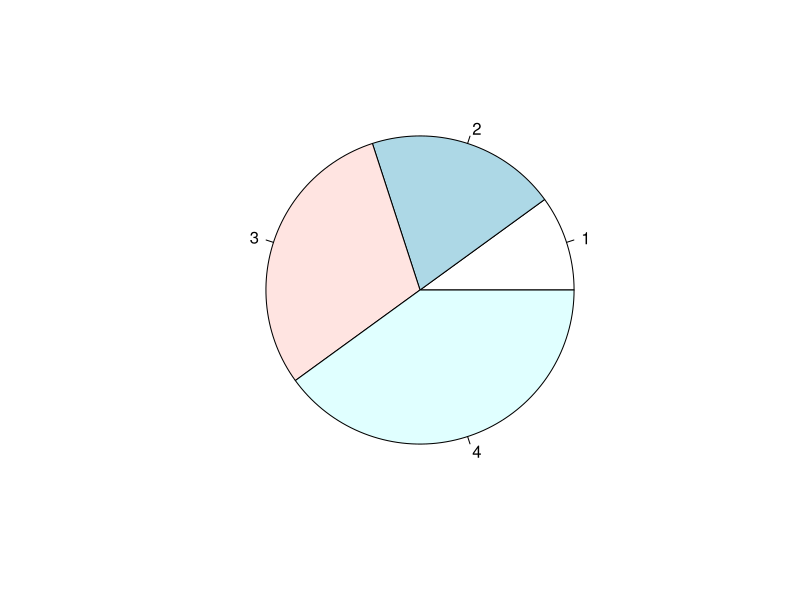
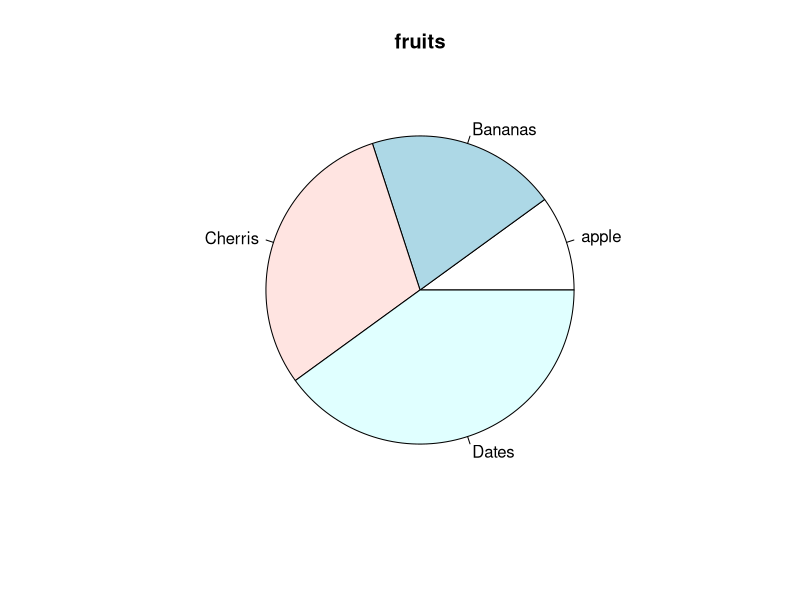
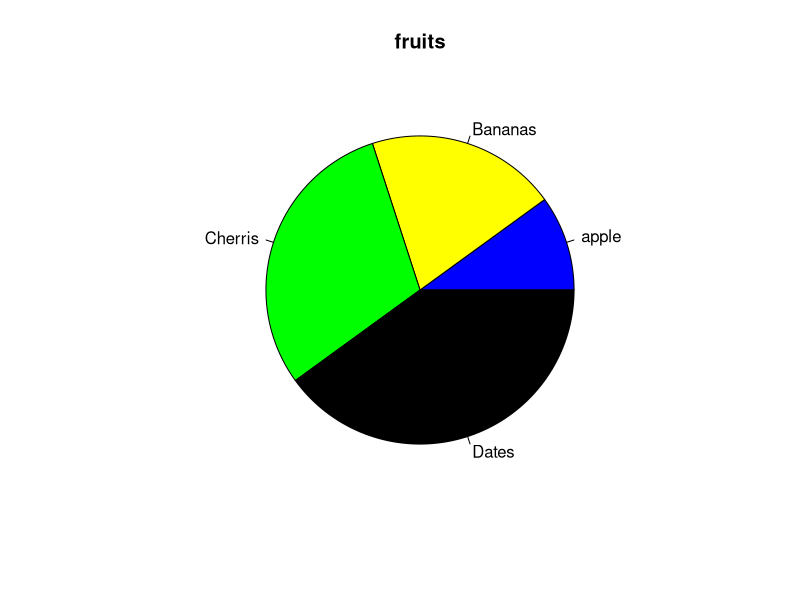
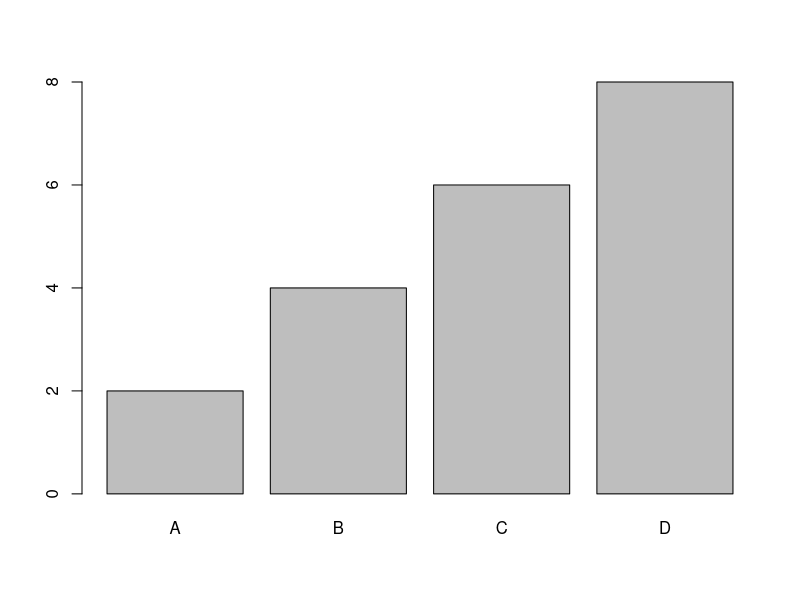
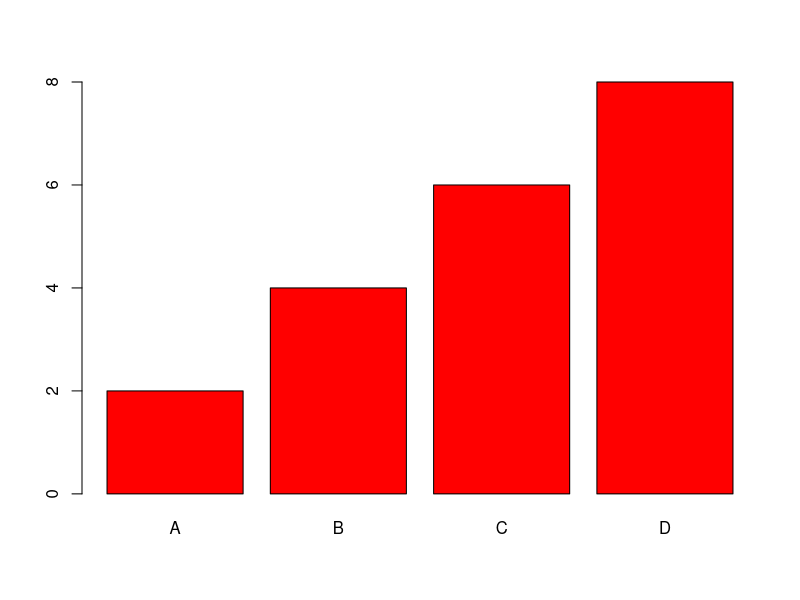
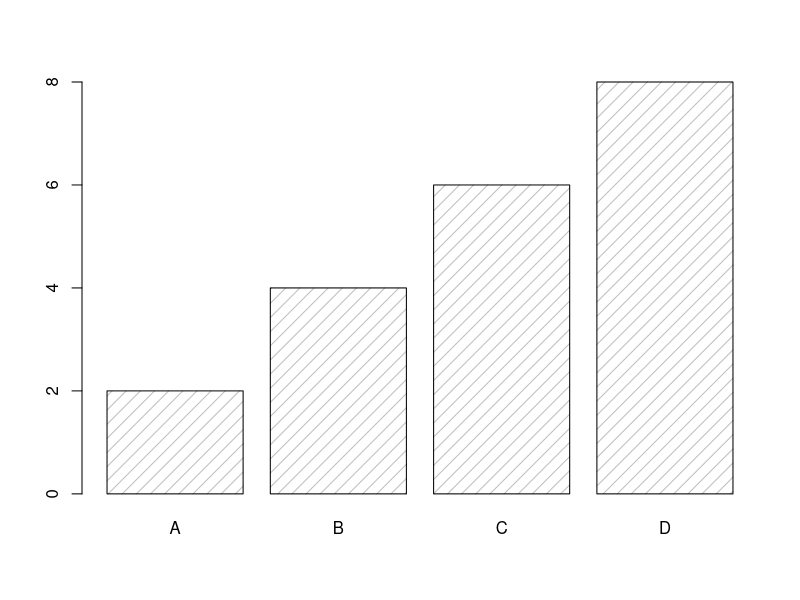
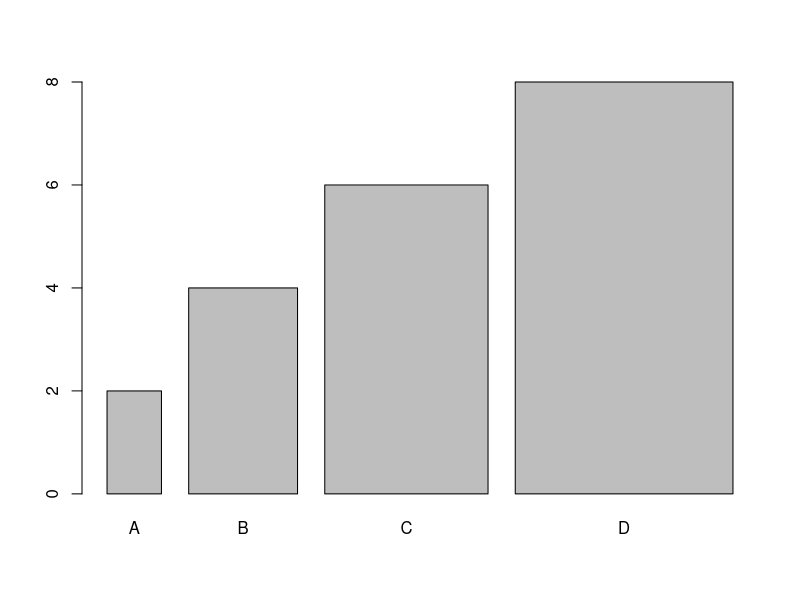
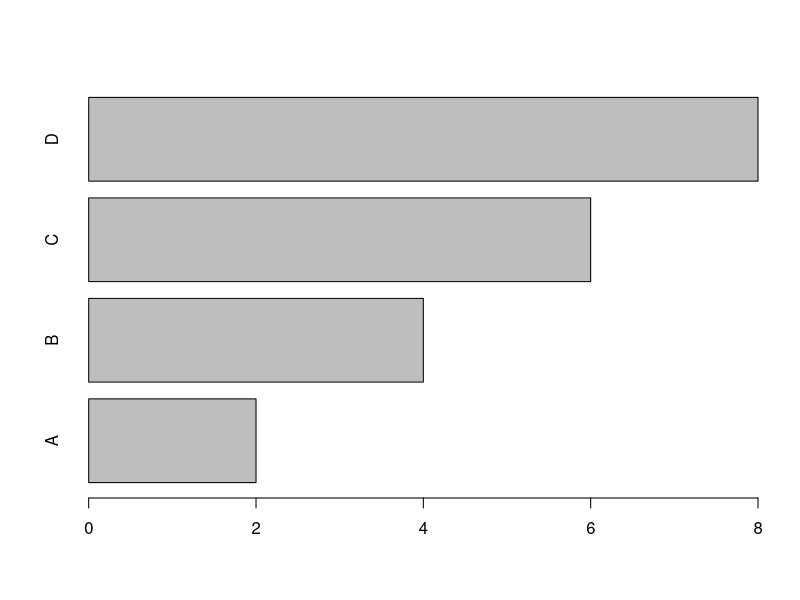

Source code (R) for these figures, in order:
#pie Charts
x <- c(10,20,30,40)
pie(x)


x <-c(10,20,30,40)
mylabel <- c("apple","Bananas","Cherris","Dates")


pie(x,label=mylabel,main="fruits")


#Colors
colors <- c("blue","yellow","green","black")
pie(x,label=mylabel,main="fruits",col=colors)


# Bar Charts
x <- c("A","B","C","D")
y<- c(2,4,6,8)

barplot(y,names.arg=x)


# Bar color
x <- c("A","B","C","D")
y <- c(2,4,6,8)

barplot(y,names.arg=x,col="red")


#Density/Bar Texture

x <- c("A","B","C","D")
y <- c(2,4,6,8)
barplot(y,names.arg=x,density=10)


# Bar width
x <- c("A","B","C","D")
y <- c(2,4,6,8)
barplot(y,names.arg=x,width=c(1,2,3,4))


# Horizontal Bars
x <- c("A","B","C","D")
y <- c(2,4,6,8)
barplot(y,names.arg=x,horiz=TRUE)